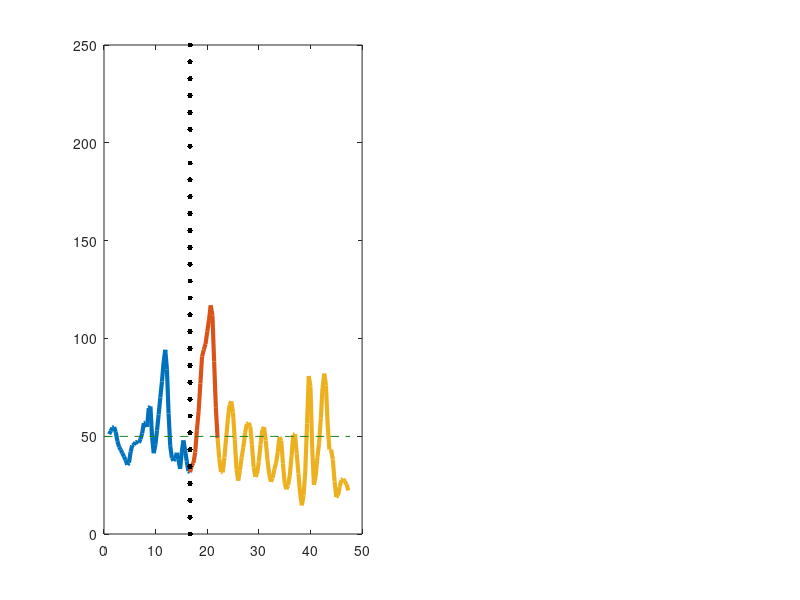

This chart was generated by the following MATLAB code: (Note: this script raises an error after producing the figure.)

C1 = load('Sheng1.mat');
AlAf_1  = zeros(101,143);
cg1 = 0;
Peaks1 = zeros(30,2);
Before = zeros(50,101);
During = zeros(143,101);
After = zeros(143,101);

figure

for i = 1:5:100
    i
   F1 = C1.UV8MX_data(1,i).YFP;
    M = 50;
    if (F1(end) > 0)
        i
        cg1 = cg1 + 1;
        g = find(F1(50:60) == max(F1(50:60)))+49;
        Peaks1(cg1,2) = F1(g); Peaks1(cg1,1) = g;
        Before(:,cg1) = F1(1:50)';
        L = find(F1 < mean(F1(1:50))); LL = L(min(find(L > g)));
        During(1:LL-M+1,cg1) = F1(M:LL);
        After(1:143-LL+1,cg1) = F1(LL:end);
        AlAf_1(cg1,1:length(F1)) = F1;
                
        subplot(1,2,cg1)
    l1 = linspace(1,50/3,50);
    plot(l1,Before(:,cg1),'LineWidth',3); hold on
    l2 = linspace(M/3,LL/3,LL-M+1);
    plot(l2,During(1:LL-M+1,cg1),'LineWidth',3);
    l3 = linspace(LL/3,142/3,143-LL);
    plot(l3,After(1:143-LL,cg1),'LineWidth',3);
    plot(ones(30,1)*50/3,linspace(0,250,30),'.k','MarkerSize',12)
    plot(linspace(0,143/3,30),ones(30,1)*mean(Before(:,cg1)),'--','color',[0.1 0.5 0.1])
    goodplot                
    end        
end
